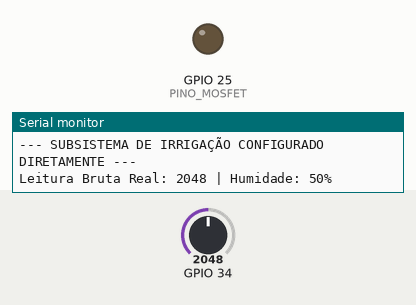
Bench run of a sketch on a simulated ESP32. On the bench: output pins drawn as LEDs (lit = HIGH), the last lines printed to the serial monitor. Inputs (shaded band) come from the test bench; at power-on: GPIO 34 = 2048.

Above: at 3.3 s.
3.4 s: GPIO 34 set to 2105
5.4 s: GPIO 34 set to 2205
At 7.0 s:
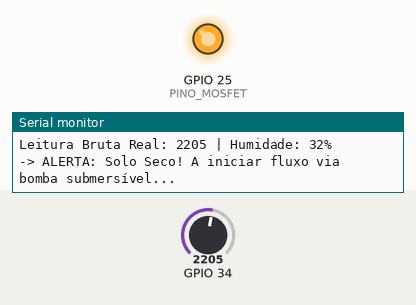
Timing chart, 0 to 8.5 s (numbered marks = the images above; inputs shaded):
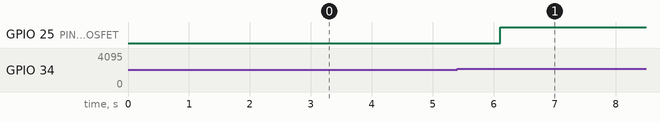

The sketch:

sensorhumidadesolo_bomba_mosfetbasubmersivel.ino
```cpp
const int Valor_Seco = 2500;
const int Valor_Agua = 1600;

const int PINO_MOSFET = 25;                  // conexao do mosfet ao microcontrolador
const unsigned long TEMPO_REGA = 20000;      // 20 segundos de rega
const unsigned long PAUSA_LEITURA = 5000;    // 5 segundos de pausa de teste

void setup() {
  Serial.begin(115200);

  // para estabilizar
  delay(1500);
  Serial.println("\n--- A iniciar subsistema de controlo de humidade de solo ---");

  // configurar mosfet no ttgo
  pinMode(PINO_MOSFET, OUTPUT);
  digitalWrite(PINO_MOSFET, LOW);            // Começo com ele desligado por precauçao

  // inicializar sensor analogico
  pinMode(34, INPUT);

  // Limpa o canal analógico no boot
  for (int i = 0; i < 3; i++) { analogRead(34); delay(200); }

  Serial.println("--- SUBSISTEMA DE IRRIGAÇÃO CONFIGURADO DIRETAMENTE ---");
}

void loop() {
  int lecturaSolo = analogRead(34);

  int humidadeSolo = map(lecturaSolo, Valor_Seco, Valor_Agua, 0, 100);
  humidadeSolo = constrain(humidadeSolo, 0, 100);

  Serial.print("Leitura Bruta Real: "); Serial.print(lecturaSolo);
  Serial.print(" | Humidade: "); Serial.print(humidadeSolo);
  Serial.println("%");

  if (humidadeSolo < 40) {
    Serial.println("-> ALERTA: Solo Seco! A iniciar fluxo via bomba submersível...");
    digitalWrite(PINO_MOSFET, HIGH);  // liga o mosfet
    delay(TEMPO_REGA);
    digitalWrite(PINO_MOSFET, LOW);   // desliga o mosfet
    Serial.println("-> Irrigacao concluida. Aguardando...");
    delay(PAUSA_LEITURA);
  }
  else if (humidadeSolo >= 70) {
    Serial.println("-> Humidade Segura (>=70%). Bomba em repouso.");
    digitalWrite(PINO_MOSFET, LOW);   // manter desligado
  }

  delay(2000);
}
```

Measured:
- the behaviour switches between 2140 and 2141 on GPIO 34 (found by bisection; images 0 and 1)
- after the input at 5.4 s, GPIO 25 (PINO_MOSFET): LOW → HIGH after 0.71 s
